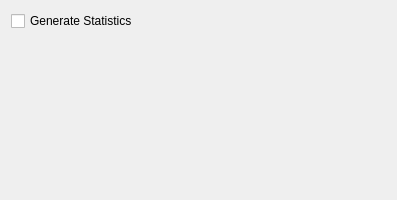
<?xml version="1.0" encoding="UTF-8"?>
<ui version="4.0">
 <class>Is_gd_Prefs</class>
 <widget class="QWidget" name="Is_gd_Prefs">
  <property name="geometry">
   <rect>
    <x>0</x>
    <y>0</y>
    <width>397</width>
    <height>200</height>
   </rect>
  </property>
  <layout class="QGridLayout" name="gridLayout_3">
   <item row="0" column="0">
    <layout class="QGridLayout" name="gridLayout_2">
     <item row="0" column="0">
      <widget class="QCheckBox" name="kcfg_logstats">
       <property name="text">
        <string>Generate Statistics</string>
       </property>
      </widget>
     </item>
    </layout>
   </item>
   <item row="1" column="0">
    <spacer name="verticalSpacer">
     <property name="orientation">
      <enum>Qt::Vertical</enum>
     </property>
     <property name="sizeHint" stdset="0">
      <size>
       <width>20</width>
       <height>45</height>
      </size>
     </property>
    </spacer>
   </item>
  </layout>
 </widget>
 <resources/>
 <connections/>
</ui>
